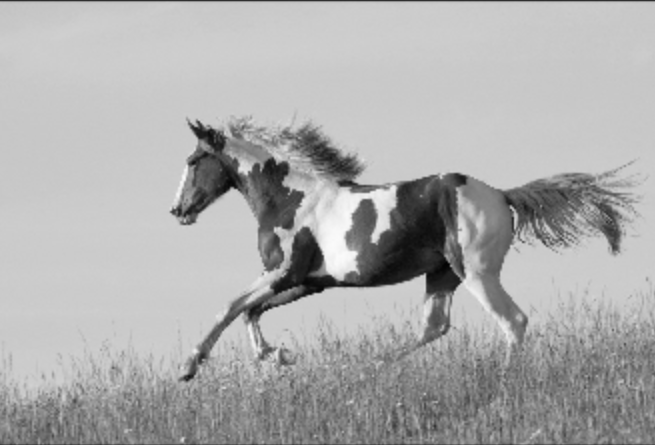
#> input picture pictures_here/horse.jpg, 655 x 445 px, found by its file name
$ python img_margin.py
#> lines starting #> are read from the running program, lines starting #| are printed output that depends on the picture
# 边缘检测
import cv2 as cv
import matplotlib.pyplot as plt
import numpy as np

# 基于搜索来检测边界：寻找一阶导数最大值，如Sobel算子和Scharr算子
# 基于零穿越来检测边界：寻找二阶导数零点，如Laplacian算子

# Sobel算子
# 先将图像进行x，y方向分别卷积，因为溢出问题，所以要用16位的CV_16S，再将数据进行格式转换为8位
img = cv.imread("C:/Users/hmtga/Documents/open_cv/opencv_self_learning/pictures_here/horse.jpg", 0)
#> img is the input picture: shape (445, 655); min 2, max 250, mean 171.8
# Sobel卷积
# Sobel_x_or_y = cv2.Sobel(src, ddepth, dx, dy, dst, ksize, scale, delta, borderType)
x = cv.Sobel(img, cv.CV_16S, 1, 0)    # 对谁卷积谁就是1，剩下的就是0
y = cv.Sobel(img, cv.CV_16S, 0, 1)
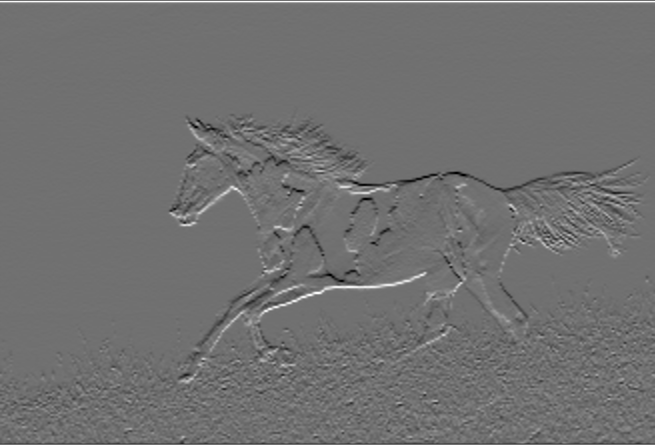
#> y: shape (445, 655) int16; min -469, max 591, mean 0.2; drawn with min black and max white
# 数据转换
Scale_abs_x = cv.convertScaleAbs(x)
Scale_abs_y = cv.convertScaleAbs(y)
# 结果合成
res = cv.addWeighted(Scale_abs_x, 0.5, Scale_abs_y, 0.5, 0)
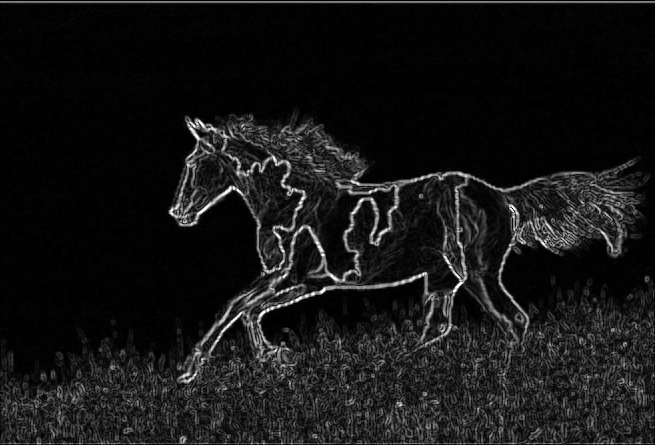
#> res: shape (445, 655); min 0, max 255, mean 22.1
plt.figure(figsize=(10,8), dpi=100)
plt.subplot(121), plt.imshow(img, cmap=plt.cm.gray)
plt.subplot(122), plt.imshow(res, cmap=plt.cm.gray)
# plt.show()


# Scharr边缘检测更准确
# 将Sobel中的ksize参数设置为-1
m = cv.Sobel(img, cv.CV_16S, 1, 0, ksize=-1)
n = cv.Sobel(img, cv.CV_16S, 0, 1, ksize=-1)
Scale_abs_m = cv.convertScaleAbs(m)
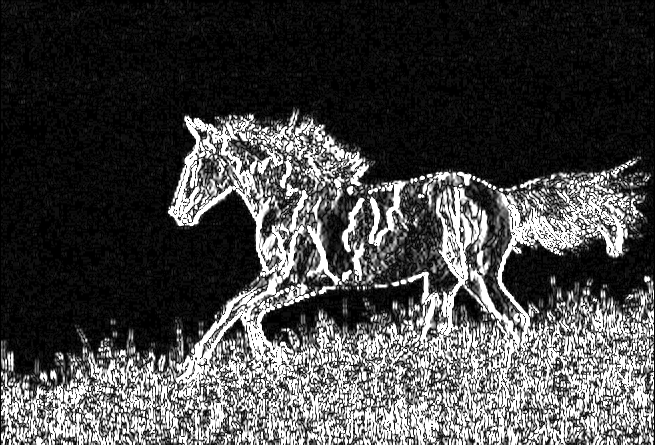
#> Scale_abs_m: shape (445, 655); min 0, max 255, mean 70.4
Scale_abs_n = cv.convertScaleAbs(n)
res_1 = cv.addWeighted(Scale_abs_m, 0.5, Scale_abs_n, 0.5, 0)
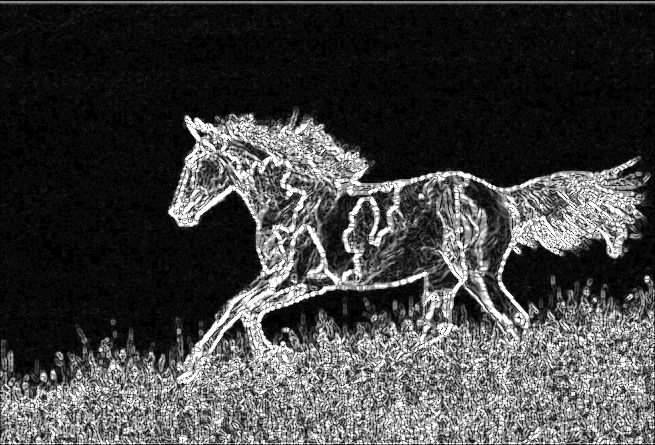
#> res_1: shape (445, 655); min 0, max 255, mean 66.1
plt.figure(figsize=(10,8), dpi=100)
plt.subplot(121), plt.imshow(img, cmap=plt.cm.gray)
plt.subplot(122), plt.imshow(res_1, cmap=plt.cm.gray)
# plt.show()


# Laplacian算子
# laplacian = cv2.Laplacian(src, ddepth[, dst[, ksize[, scale[, delta[, borderType]]]]])
res_2 = cv.Laplacian(img, cv.CV_16S)
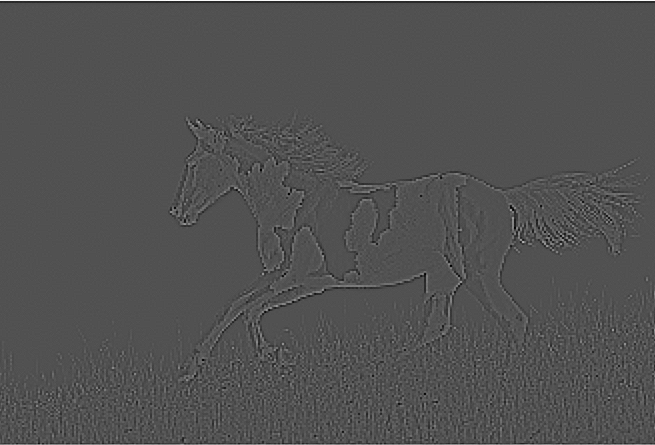
#> res_2: shape (445, 655) int16; min -92, max 195, mean 0.3; drawn with min black and max white
Scale_abs = cv.convertScaleAbs(res_2)
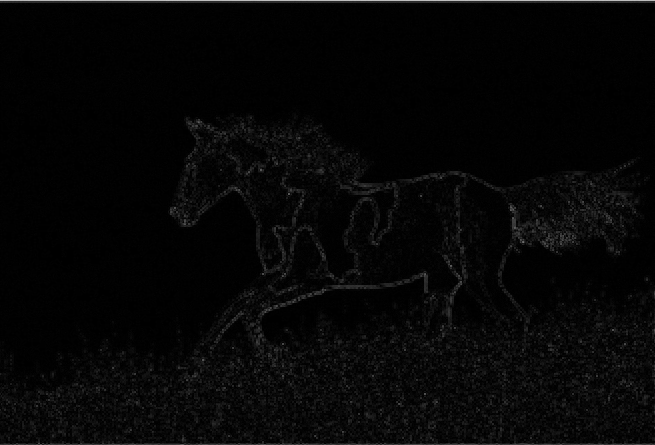
#> Scale_abs: shape (445, 655); min 0, max 195, mean 6.1
plt.figure(figsize=(10,8), dpi=100)
plt.subplot(121), plt.imshow(img, cmap=plt.cm.gray)
plt.subplot(122), plt.imshow(res_2, cmap=plt.cm.gray)
# plt.show()


# Canny边缘检测
# 最优边缘检测算法
# 噪声去除，计算图像梯度，非极大值抑制，滞后阈值：minVal, maxVal
# canny = cv2.Canny(image, threshold1, threshold2)
lowThreshold = 0
max_Threshold = 100
canny = cv.Canny(img, lowThreshold, max_Threshold)
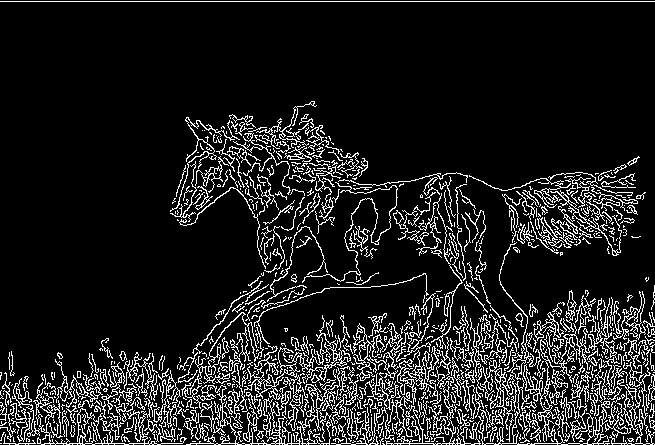
#> canny: shape (445, 655); 12.1% white in thin lines or dots
plt.figure(figsize=(10,8), dpi=100)
plt.subplot(121), plt.imshow(img, cmap=plt.cm.gray)
plt.subplot(122), plt.imshow(canny, cmap=plt.cm.gray)
plt.show()
